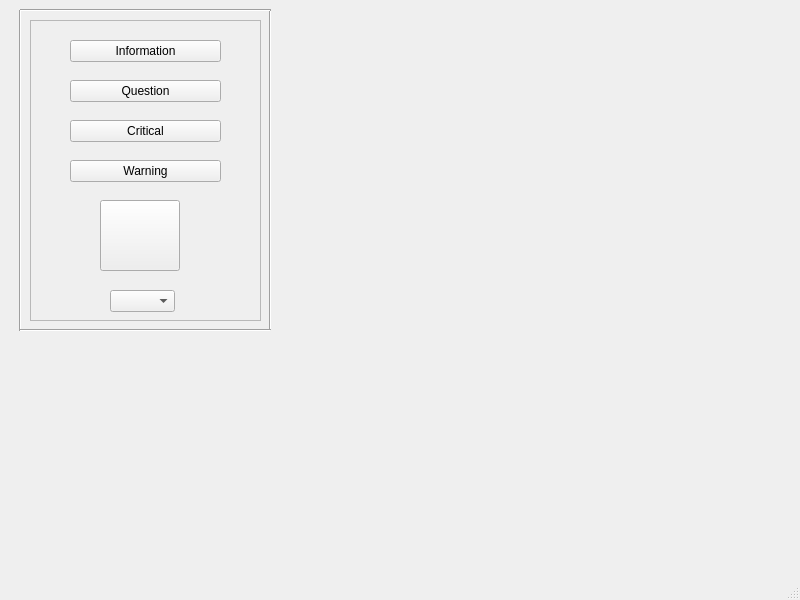
<?xml version="1.0" encoding="UTF-8"?>
<ui version="4.0">
 <class>MainWindow</class>
 <widget class="QMainWindow" name="MainWindow">
  <property name="geometry">
   <rect>
    <x>0</x>
    <y>0</y>
    <width>800</width>
    <height>600</height>
   </rect>
  </property>
  <property name="windowTitle">
   <string>MainWindow</string>
  </property>
  <widget class="QWidget" name="centralwidget">
   <widget class="QFrame" name="frame">
    <property name="geometry">
     <rect>
      <x>30</x>
      <y>20</y>
      <width>231</width>
      <height>301</height>
     </rect>
    </property>
    <property name="frameShape">
     <enum>QFrame::StyledPanel</enum>
    </property>
    <property name="frameShadow">
     <enum>QFrame::Raised</enum>
    </property>
    <widget class="QPushButton" name="pushButton">
     <property name="geometry">
      <rect>
       <x>40</x>
       <y>20</y>
       <width>151</width>
       <height>22</height>
      </rect>
     </property>
     <property name="text">
      <string>Information</string>
     </property>
    </widget>
    <widget class="QPushButton" name="pushButton_2">
     <property name="geometry">
      <rect>
       <x>40</x>
       <y>60</y>
       <width>151</width>
       <height>22</height>
      </rect>
     </property>
     <property name="text">
      <string>Question</string>
     </property>
    </widget>
    <widget class="QPushButton" name="pushButton_3">
     <property name="geometry">
      <rect>
       <x>40</x>
       <y>100</y>
       <width>151</width>
       <height>22</height>
      </rect>
     </property>
     <property name="text">
      <string>Critical</string>
     </property>
    </widget>
    <widget class="QPushButton" name="pushButton_4">
     <property name="geometry">
      <rect>
       <x>40</x>
       <y>140</y>
       <width>151</width>
       <height>22</height>
      </rect>
     </property>
     <property name="text">
      <string>Warning</string>
     </property>
    </widget>
    <widget class="QPushButton" name="pushButton_5">
     <property name="geometry">
      <rect>
       <x>70</x>
       <y>180</y>
       <width>80</width>
       <height>71</height>
      </rect>
     </property>
     <property name="text">
      <string/>
     </property>
    </widget>
    <widget class="QComboBox" name="comboBox">
     <property name="geometry">
      <rect>
       <x>80</x>
       <y>270</y>
       <width>65</width>
       <height>22</height>
      </rect>
     </property>
     <property name="placeholderText">
      <string>Menu</string>
     </property>
     <item>
      <property name="text">
       <string>Menu</string>
      </property>
     </item>
     <item>
      <property name="text">
       <string>First</string>
      </property>
     </item>
     <item>
      <property name="text">
       <string>Second</string>
      </property>
     </item>
     <item>
      <property name="text">
       <string>Third</string>
      </property>
     </item>
    </widget>
    <zorder>pushButton_5</zorder>
    <zorder>pushButton</zorder>
    <zorder>pushButton_2</zorder>
    <zorder>pushButton_3</zorder>
    <zorder>pushButton_4</zorder>
    <zorder>comboBox</zorder>
   </widget>
   <widget class="Line" name="line">
    <property name="geometry">
     <rect>
      <x>10</x>
      <y>10</y>
      <width>20</width>
      <height>321</height>
     </rect>
    </property>
    <property name="orientation">
     <enum>Qt::Vertical</enum>
    </property>
   </widget>
   <widget class="Line" name="line_2">
    <property name="geometry">
     <rect>
      <x>260</x>
      <y>10</y>
      <width>20</width>
      <height>321</height>
     </rect>
    </property>
    <property name="orientation">
     <enum>Qt::Vertical</enum>
    </property>
   </widget>
   <widget class="Line" name="line_3">
    <property name="geometry">
     <rect>
      <x>20</x>
      <y>0</y>
      <width>251</width>
      <height>20</height>
     </rect>
    </property>
    <property name="orientation">
     <enum>Qt::Horizontal</enum>
    </property>
   </widget>
   <widget class="Line" name="line_4">
    <property name="geometry">
     <rect>
      <x>20</x>
      <y>320</y>
      <width>251</width>
      <height>20</height>
     </rect>
    </property>
    <property name="orientation">
     <enum>Qt::Horizontal</enum>
    </property>
   </widget>
  </widget>
  <widget class="QMenuBar" name="menubar">
   <property name="geometry">
    <rect>
     <x>0</x>
     <y>0</y>
     <width>800</width>
     <height>21</height>
    </rect>
   </property>
  </widget>
  <widget class="QStatusBar" name="statusbar"/>
 </widget>
 <resources/>
 <connections/>
</ui>
